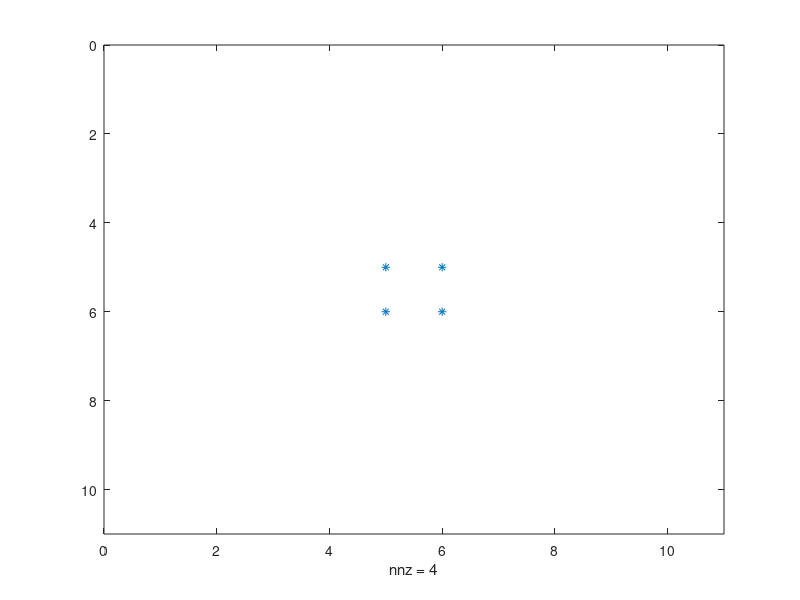

MATLAB code for this plot:
clc;
clear;
N=10;
A=zeros(N,N);
A(N/2:N/2+1,N/2:N/2+1)=1;
disp(A);
spy(A);
%προβλημα με δημιουργια πινακα με εναν πινακα 2*2 στο κεντρο
